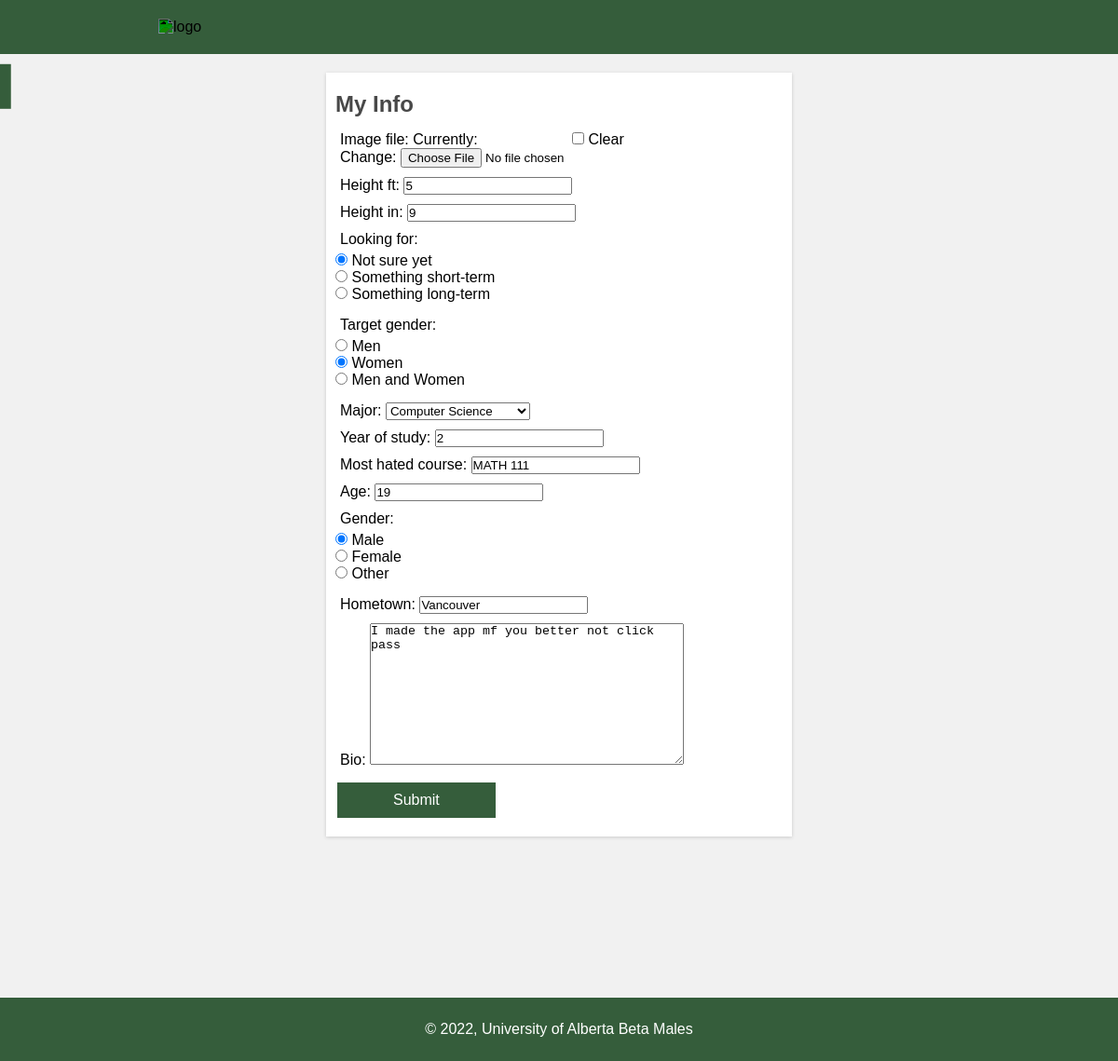
/account/edit_info/ (signed in), run on the app's committed database.
### account/models.py (models this page shows, shortened)
class UserInfo(models.Model):
    user = models.OneToOneField(
        to=User,
        on_delete=models.CASCADE,
        )
    image_file = models.ImageField(
        null=True,
        blank=True
        )
    height_ft = models.IntegerField()
    height_in = models.IntegerField()
    looking_for = models.CharField(max_length=40)
    target_gender = models.CharField(max_length=40)
    major = models.CharField(max_length=40)
    year_of_study = models.IntegerField()
    most_hated_course = models.CharField(max_length=40)
    first_name = models.CharField(max_length=40, null=True, blank=True)
    age = models.IntegerField()
    gender = models.CharField(max_length=40)
    hometown = models.CharField(max_length=50)
    bio = models.TextField(max_length=300)

### account/views.py (the view, shortened to what this page needs)
# urls.py: path("account/edit_info/", views.edit_info),
def edit_info(request):
    context = {}
    context["index"] = INDEX_URL
    try:
        user_info = UserInfo.objects.get(user=request.user)
        form = PersonalInfoForm(instance=user_info)
    except:
        form = PersonalInfoForm()
        user_info = None
    context["account_url"] = ACCOUNT_URL
    context["form"] = form
    return render(request, "edit_info.html", context)

### account/templates/edit_info.html (shortened to what this page needs)
<!DOCTYPE html>
<html>
    <head>
    </head>
    <body>
        <header>
            <a href={{index}}>
            <img alt="logo" src="https://logodix.com/logo/1031274.png">
        </header>
        <main>
            <article>
                    <h1>My Info</h1>
                    <p>
                        <form method="post" enctype="multipart/form-data">
                            {{form.as_p}}
                            <submitbutton>
                                <input type="submit" value="Submit" placeholder = "Test">
                            </submitbutton>
                        </form>
                    <p>
            </article>
            <div>
                <button type="submit">
                    <a href={{account_url}}>Account</a>
                </button>
            </div>
        </main>
        <footer>
            <p> &copy; <script>document.write(new Date().getFullYear());</script>, University of Alberta Beta Males</p>
        </footer>
    </body>
</html>

### account/templates/edit_info.html (style rules this page uses)
* { margin: 0; padding: 0; box-sizing: border-box; }
header { text-align: left; background-color: #355d3b; color: #fff; padding: 20px; }
body { font-family: Arial, Helvetica, sans-serif; background-color: #f1f1f1; }
img { margin-left: 150px; height: 40px; width: 170px; object-fit: cover; object-position: 100% 95%; filter: invert(100%) sepia(0%) saturate(2000%) hue-rotate(147deg) brightness(118%) contrast(100%); }
main { text-align: center; margin: auto; padding: 20px 80px; border-radius: 5; min-height: calc(150vh - 50px - 69px); }
article { margin: auto; text-align: left; box-shadow: rgba(0, 0, 0, 0.16) 0px 1px 4px; background-color: #fff; position: absolute; padding: 0px 10px; width: 500px; height: auto; left: 50%; margin-right: -50%; transform: translate(-50%, 0%); }
h1 { color: #484848; padding: 20px 0 0 0; }
a { text-decoration: none; color: #fff; }
input[value = "Submit"] { background-color: #355d3b; border: none; color: #fff; text-align: center; display: inline-block; font-size: 16px; margin: 10px 2px; cursor: pointer; padding: 10px 60px; }
footer { margin: 0; text-align: center; background-color: #355d3b; color: #fff; padding: 20px; width: 100%; bottom: 0; position: fixed; }
button { background-color: #355d3b; border: #000; color: #fff; text-align: center; display: inline-block; font-size: 16px; margin: 10px 2px; cursor: pointer; transform: translate(-533%,-40%); }
button a { display: block; padding: 15px 32px; }
p { padding: 5px; }

### data on the page
UserInfo: height_ft "5", height_in "9", looking_for "☑ Not sure yet ☐ Something short-term ☐ Something long-term", target_gender "☐ Men ☑ Women ☐ Men and Women", major "Computer Science", year_of_study "2", most_hated_course "MATH 111", age "19", gender "☑ Male ☐ Female ☐ Other", hometown "Vancouver", bio "I made the app mf you better not click pass"
